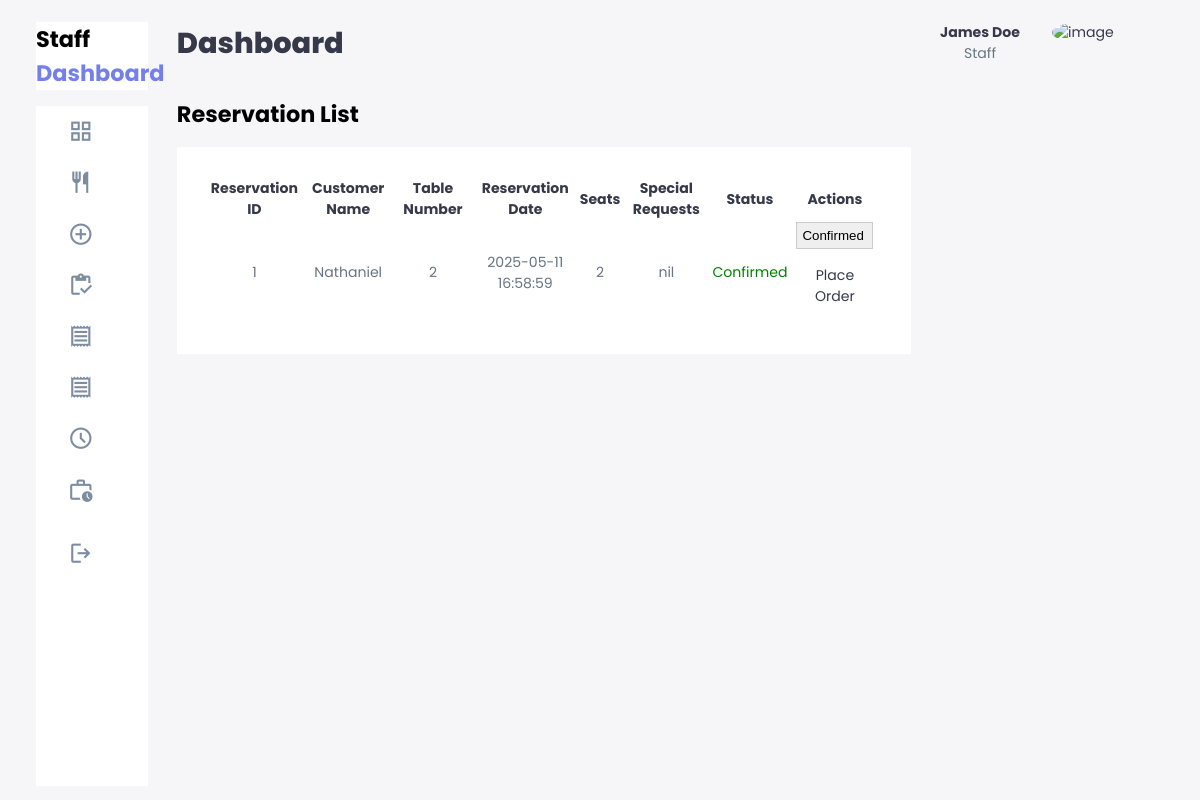
/staff/reservation.php (signed in), run on the app's committed database.
### tables this page shows
CREATE TABLE `reservations` (
  `id` int(11) NOT NULL,
  `reservation_id` varchar(50) NOT NULL,
  `user_id` int(20) NOT NULL,
  `customer_name` varchar(255) NOT NULL,
  `table_number` int(11) NOT NULL,
  `date_time` datetime NOT NULL,
  `time_of_event` time NOT NULL,
  `num_guests` int(11) NOT NULL,
  `special_request` text DEFAULT NULL,
  `status` enum('Pending','Confirmed','Completed','Cancelled') DEFAULT 'Pending',
  `created_at` timestamp NOT NULL DEFAULT current_timestamp(),
  `updated_at` timestamp NOT NULL DEFAULT current_timestamp() ON UPDATE current_timestamp()
);

CREATE TABLE `users` (
  `id` int(11) NOT NULL,
  `full_name` varchar(255) NOT NULL,
  `email` varchar(255) NOT NULL,
  `password` varchar(255) NOT NULL,
  `phone_number` varchar(15) DEFAULT NULL,
  `address` text DEFAULT NULL,
  `position` varchar(200) NOT NULL,
  `role` enum('Customer','Staff','Admin') DEFAULT 'Customer',
  `created_at` timestamp NOT NULL DEFAULT current_timestamp(),
  `updated_at` timestamp NOT NULL DEFAULT current_timestamp() ON UPDATE current_timestamp()
);

### staff/reservation.php (the view, shortened to what this page needs)
<?php
require_once '../config/database.php';
?>
<!DOCTYPE html>
<html lang="en">
<?php require_once './includes/header.php'; ?>
<body>
    <div class="container">
        <?php require_once './includes/sidenav.php'; ?>
        <main>
            <h1>Dashboard</h1>
            <div class="recent-order reservation-table">
                <h2>Reservation List</h2>
                <table>
                    <thead>
                        <tr>
                            <th>Reservation ID</th>
                            <th>Customer Name</th>
                            <th>Table Number</th>
                            <th>Reservation Date</th>
                            <th>Seats</th>
                            <th>Special Requests</th>
                            <th>Status</th>
                            <th>Actions</th>
                        </tr>
                    </thead>
                    <tbody>
                        <?php
                        $query = "SELECT reservation_id, customer_name, table_number, date_time, num_guests, special_request, status FROM reservations";
                        $result = $mysqli->query($query);
                        if ($result->num_rows > 0) {
                            while ($row = $result->fetch_assoc()) { ?>
                                <tr>
                                    <td><?php echo htmlspecialchars($row['reservation_id']); ?></td>
                                    <td><?php echo htmlspecialchars($row['customer_name']); ?></td>
                                    <td><?php echo htmlspecialchars($row['table_number']); ?></td>
                                    <td><?php echo htmlspecialchars($row['date_time']); ?></td>
                                    <td><?php echo htmlspecialchars($row['num_guests']); ?></td>
                                    <td><?php echo htmlspecialchars($row['special_request']); ?></td>
                                    <td>
                                        <span style="color: <?php echo (htmlspecialchars($row['status']) === "Pending" || htmlspecialchars($row['status']) === "Cancelled") ? 'red' : 'green'; ?>">
                                            <?php echo htmlspecialchars($row['status']); ?>
                                        </span>
                                    </td>
                                    <td>
                                        <select class="status-select" data-reservation-id="<?php echo htmlspecialchars($row['reservation_id']); ?>" style="border: 1px solid #ccc; padding: 5px;">
                                            <option value="Confirmed" <?php echo $row['status'] == 'Confirmed' ? 'selected' : ''; ?>>Confirmed</option>
                                        </select>
                                        <a href="add_orders.php?reservation_id=<?php echo htmlspecialchars($row['reservation_id']); ?>" class="btn btn-primary btn-sm">Place Order</a>
                                    </td>
                                </tr>
                            <?php }
                        } else {
                            echo "<tr><td colspan='8'>No reservations found.</td></tr>";
                        }
                        ?>
                    </tbody>
                </table>
            </div>
        </main>
        <?php require_once './includes/right-sidenav.php'; ?>
    </div>
</body>
</html>

### staff/includes/right-sidenav.php (shortened to what this page needs)
<div class="right">
    <div class="top">
        <div class="profile">
            <a href="./staff/profile" class="info">
                <?php
                    $stmt = $mysqli->prepare("SELECT * FROM users WHERE email = ?");
                    $stmt->bind_param("s", $_SESSION['email']);
                    $stmt->execute();
                    $result = $stmt->get_result();
                    $user = $result->fetch_assoc();
                    $staff_name = $user['full_name'];
                ?>
                <p><b><?php echo $staff_name; ?></b></p>
                <p>Staff</p>
            </a>
            <div class="profile-photo">
                <a href="./profile"><img src="https://i.postimg.cc/k5kz0TjQ/1381511-588644811197844-1671954779-n.jpg" alt="image"></a>
            </div>
        </div>
    </div>
</div>

### public/assets/css/admin.css (style rules this page uses)
:root { --clr-primary: #7380ec; --clr-danger: #ff7782; --clr-success: #41f1b6; --clr-white: #fff; --clr-info-dark: #7d8da1; --clr-info-light: #dce1eb; --clr-dark: #363949; --clr-warning: #ff4edc; --clr-light: rgba(132, 139, 200, 0.18); --clr-primary-variant: #111e88; --clr-dark-variant: #677483; --clr-color-background: #f6f6f9; --card-border-radius: 2rem; --border-radius-1: 0.4rem; --border-radius-2: 0.8rem; --border-radius-3: 1.2rem; --card-padding: 1.8rem; --padding-1: 1.2rem; --box-shadow: 0 2rem 3rem var(--clr-light); }
* { margin: 0; padding: 0; box-sizing: border-box; text-decoration: none; border: none; list-style: none; appearance: none; }
body { font-family: 'Poppins', sans-serif; width: 100vw; height: 100vh; font-size: .88rem; user-select: none; overflow-x: hidden; background: var(--clr-color-background); }
.container { display: grid; grid-template-columns: 14rem auto 14rem; width: 96%; gap: 1.8rem; margin: 0 auto; }
a { color: var(--clr-dark); }
h1 { font-weight: 800; font-size: 1.8rem; }
h2 { font-size: 1.4rem; }
.profile-photo img { width: 2.8rem; height: 2.8rem; border-radius: 50%; overflow: hidden; }
p { color: var(--clr-dark-variant); }
b { color: var(--clr-dark); }
main { margin-top: 1.4rem; width: auto; }
main h1 { color: var(--clr-dark); }
main .recent-order { margin-top: 2rem; }
main .recent-order table { background-color: var(--clr-white); width: 100%; padding: var(--card-padding); text-align: center; transition: all .3s ease; color: var(--clr-dark); margin-top: 1rem; }
main .recent-order a { text-align: center; display: block; margin: 1rem; }
main table tbody tr { height: 3.8rem; border-bottom: 1px solid var(--clr-white); color: var(--clr-dark-variant); }
main table tbody tr:last-child td { border: none; }
main table tbody td { height: 3.8rem; border-bottom: 1px solid var(--clr-dark); }
.right { margin-top: 1.4rem; width: 12rem; }
.right .top { display: flex; justify-content: start; gap: 2rem; }
.right .top .profile { display: flex; gap: 2rem; text-align: center; }
@media screen and (max-width: 1200px) { .container { width: 94%; grid-template-columns: 7rem auto 14rem; } }

### data on the page
reservations: reservation "1", customer_name "Nathaniel", table_number "2", date_time "2025-05-11 16:58:59", num_guests "2", special_request "nil", status "Confirmed", status+reservation "Confirmed"
users: full_name "James Doe"
